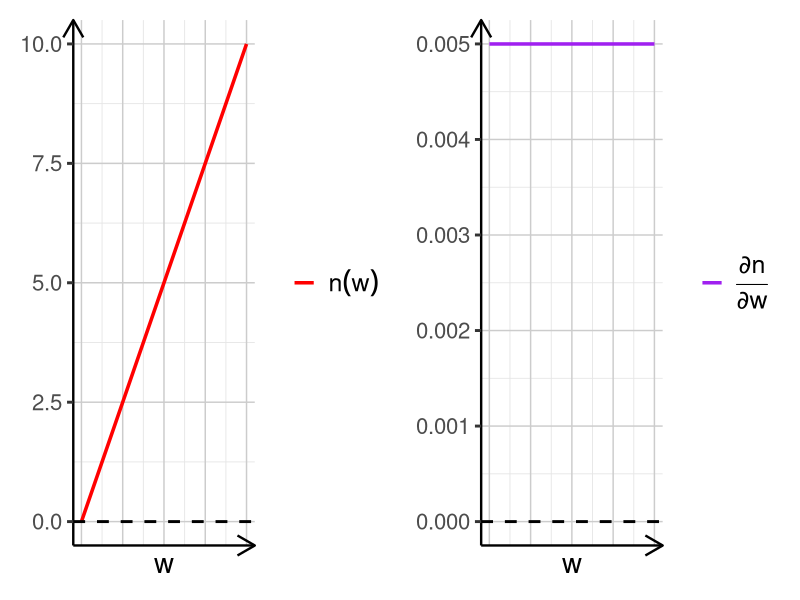

Here is the R script that generated this plot:
library(tidyverse)
library(numDeriv)
library(patchwork)

# set parameter values
delta <- 1
phi <- 0.001
N <- 100
NA_t <- 100  #set to either 0, 20, or 100
psi <- 1

# n(w) function
n_func <- function(w) {
  num <- delta / (1 + delta)
  denom <- w * phi * (N - NA_t) + psi * NA_t
  num * w / denom
}

# partial derivative function
ndot_func <- function(w) {
  C <- phi * (N - NA_t)
  D <- psi * NA_t
  (delta / (1 + delta)) * (D / (w * C + D)^2)
}


# set simulation bounds and step
w_seq <- seq(1, 2000, by = 1)

# simulate n and ndot over w
sim_data <- tibble(w = w_seq) %>%
  mutate(
    n = map_dbl(w, n_func),
    ndot = map_dbl(w, ndot_func)
  )

# define theme
big_text_theme <- theme_classic(base_size = 18) +
  theme(
    plot.title = element_text(hjust = 0.5),
    legend.title = element_blank(),
    legend.text = element_text(size = 18),
    axis.title.x = element_text(size = 20),
    axis.title.y = element_blank(),
    axis.text.x = element_blank(),
    axis.ticks.x = element_blank(),
    axis.text.y = element_text(size = 16),
    axis.ticks.y = element_line(size = 1),
    panel.grid.major = element_line(color = "gray80", size = 0.5),
    panel.grid.minor = element_line(color = "gray90", size = 0.3))

# arrowed axes
arrowed_axes <- function(p) {
  p + 
    coord_cartesian(clip = "off") +
    theme(
      axis.line = element_line(arrow = arrow(type = "open", length = unit(0.2, "inches"))))
}

# plot 1: n(w)
p1 <- ggplot(sim_data, aes(x = w, y = n)) +
  geom_line(aes(color = "n(w)"), size = 1.2) +
  geom_hline(yintercept = 0, linetype = "dashed", size = 1, color = "black") +
  scale_color_manual(
    values = c("n(w)" = "red"),
    labels = c(expression(n(w)))) +
  labs(x = expression(w)) +
  big_text_theme

# plot 2: partial derivative
p2 <- ggplot(sim_data, aes(x = w, y = ndot)) +
  geom_line(aes(color = "partial"), size = 1.2) +
  geom_hline(yintercept = 0, linetype = "dashed", size = 1, color = "black") +
  scale_color_manual(
    values = c("partial" = "purple"),
    labels = c(expression(frac(partialdiff * n, partialdiff * w)))) +
  labs(x = expression(w)) +
  big_text_theme

# print plots
(arrowed_axes(p1) | arrowed_axes(p2))
